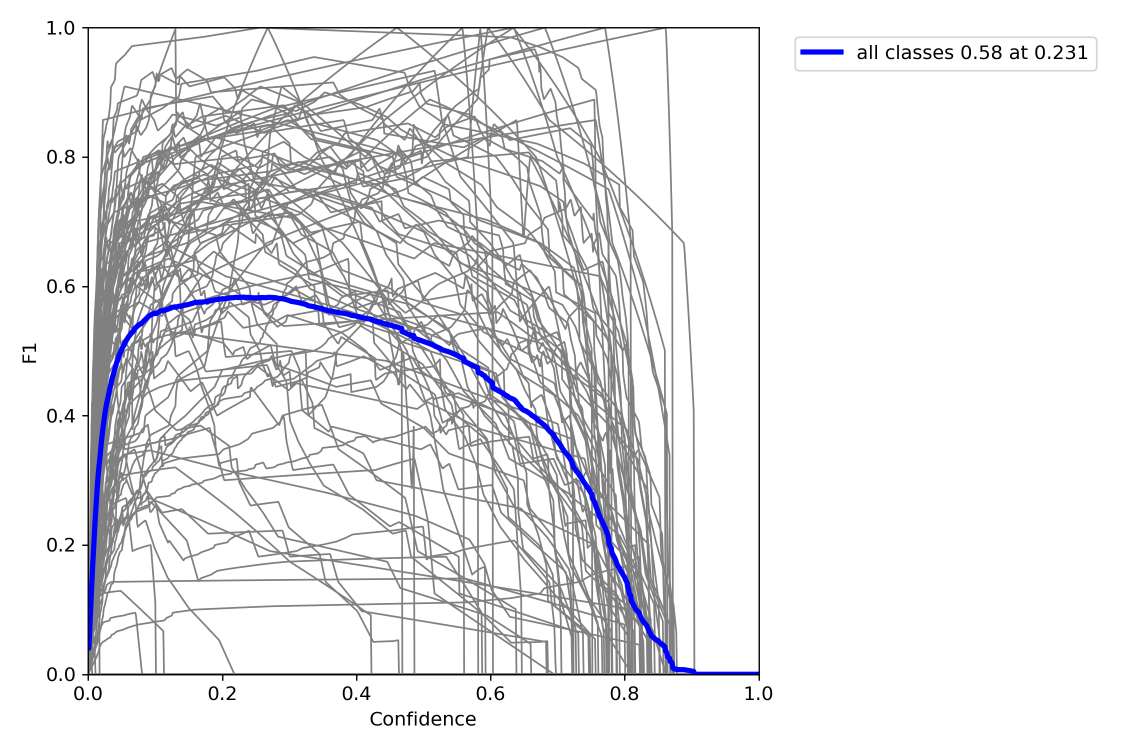
#> input picture Baocao/50epBestTest/F1_curve.png, 2250 x 1500 px, found by its file name (shown at 1/2 size)
$ jupyter execute Productdetection.ipynb   (shell and % lines are left out)
#> lines starting #> are read from the running program, lines starting #| are printed output that depends on the picture
# **Load data**

https://drive.google.com/file/d/1F-GSuRIRwgsEID-eocKezAihJi9Wlb38/view?usp=sharing

[cell 1]
from google.colab import drive
drive.mount('/gdrive')

#**Mô tả dữ liệu**

[cell 2]
import matplotlib.pyplot as plt

Thanh = 3101
Tan = 3265
Tin = 3349

plt.figure(1, figsize=(10,10))
plt.title('Phần trăm số lượng data đã crop ở mỗi thành viên')
plt.xlabel('Tổng: 9709')
plt.pie([Thanh,Tan,Tin], autopct="%.1f%%", startangle=90, labels=['Thanh','Tân','Tín'])
plt.show()
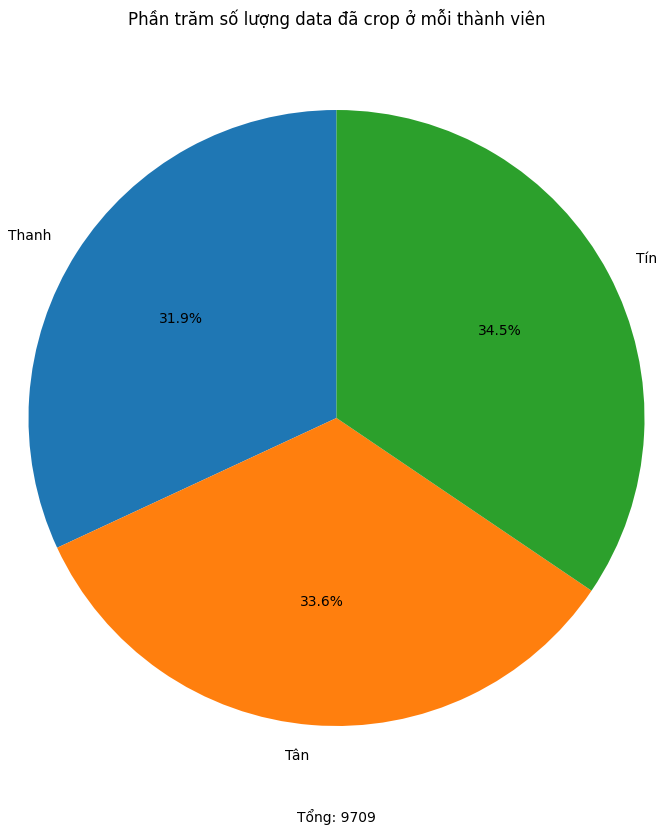
#> figure drawn by matplotlib, 1 panel

[cell 3]
Train = 8455
valid = 630
Test = 630

plt.figure(1, figsize=(10,10))
plt.title('Phần trăm các bộ dữ liệu training')
plt.xlabel('Tổng: 9709')
plt.pie([Train,valid,Test], autopct="%.1f%%", startangle=90, labels=['Train','Valid','Test'])
plt.show()
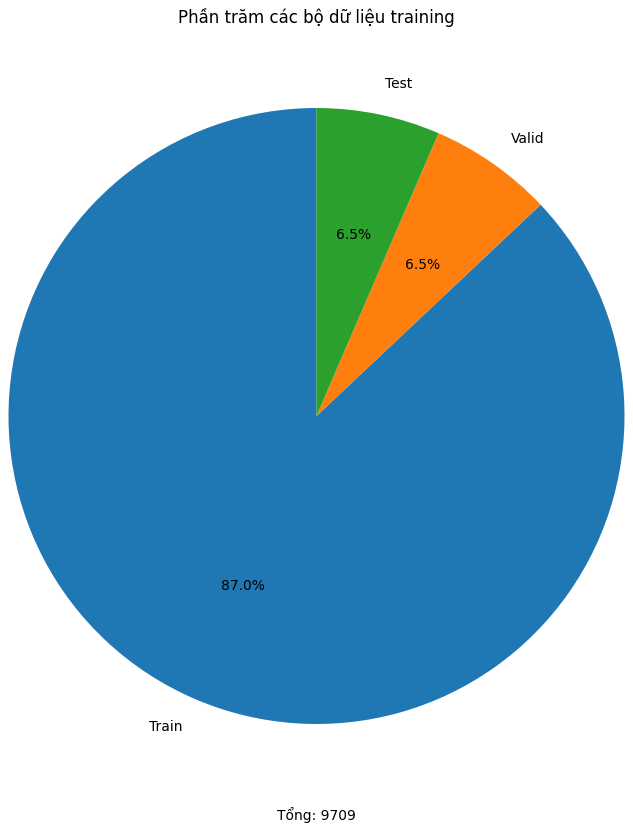
#> figure drawn by matplotlib, 1 panel

## Labeled data from cropped data.
* Thanh: 9000
* Tín: 359
* Tân: 350

**Tổng của nhóm: 9709**

**Tổng sau khi preprocess: 9709**

**145 classes**

**Bộ dữ 16Gb-> train 11,5GB**

#**Clone model**

[cell 4]
%cd yolov5

#**Train model**

[cell 5]
# Train YOLOv5s on COCO128 for 3 epochs
# nếu trani típ thì thay weights thành đường dẫn tới file weight cũ

#**Đánh giá model**

[cell 6]
import cv2 as cv
from google.colab.patches import cv2_imshow

[cell 7]
img=cv.imread("/content/yolov5/runs/val/exp/F1_curve.png")
#> img is the input picture: shape (1500, 2250, 3); mean B, G, R 234.7, 232.9, 232.9
cv2_imshow(img)
